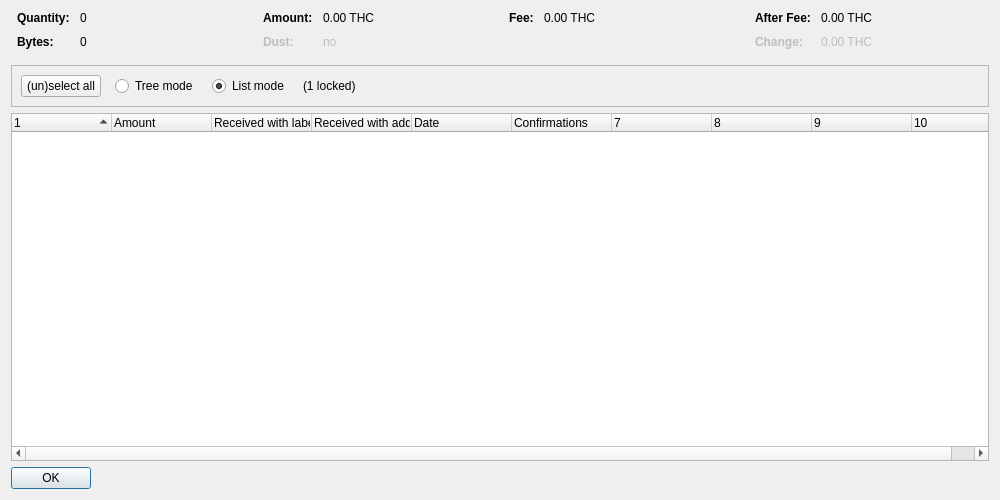
<?xml version="1.0" encoding="UTF-8"?>
<ui version="4.0">
 <class>CoinControlDialog</class>
 <widget class="QDialog" name="CoinControlDialog">
  <property name="geometry">
   <rect>
    <x>0</x>
    <y>0</y>
    <width>1000</width>
    <height>500</height>
   </rect>
  </property>
  <property name="windowTitle">
   <string>Coin Selection</string>
  </property>
  <layout class="QVBoxLayout" name="verticalLayout">
   <item>
    <layout class="QHBoxLayout" name="horizontalLayoutTop" stretch="0,0,0,0">
     <property name="topMargin">
      <number>0</number>
     </property>
     <property name="bottomMargin">
      <number>10</number>
     </property>
     <item>
      <layout class="QFormLayout" name="formLayoutCoinControl1">
       <property name="horizontalSpacing">
        <number>10</number>
       </property>
       <property name="verticalSpacing">
        <number>10</number>
       </property>
       <property name="leftMargin">
        <number>6</number>
       </property>
       <property name="rightMargin">
        <number>6</number>
       </property>
       <item row="0" column="0">
        <widget class="QLabel" name="labelCoinControlQuantityText">
         <property name="font">
          <font>
           <weight>75</weight>
           <bold>true</bold>
          </font>
         </property>
         <property name="text">
          <string>Quantity:</string>
         </property>
        </widget>
       </item>
       <item row="0" column="1">
        <widget class="QLabel" name="labelCoinControlQuantity">
         <property name="cursor">
          <cursorShape>IBeamCursor</cursorShape>
         </property>
         <property name="contextMenuPolicy">
          <enum>Qt::ActionsContextMenu</enum>
         </property>
         <property name="text">
          <string notr="true">0</string>
         </property>
         <property name="textInteractionFlags">
          <set>Qt::LinksAccessibleByMouse|Qt::TextSelectableByKeyboard|Qt::TextSelectableByMouse</set>
         </property>
        </widget>
       </item>
       <item row="1" column="0">
        <widget class="QLabel" name="labelCoinControlBytesText">
         <property name="font">
          <font>
           <weight>75</weight>
           <bold>true</bold>
          </font>
         </property>
         <property name="text">
          <string>Bytes:</string>
         </property>
        </widget>
       </item>
       <item row="1" column="1">
        <widget class="QLabel" name="labelCoinControlBytes">
         <property name="cursor">
          <cursorShape>IBeamCursor</cursorShape>
         </property>
         <property name="contextMenuPolicy">
          <enum>Qt::ActionsContextMenu</enum>
         </property>
         <property name="text">
          <string notr="true">0</string>
         </property>
         <property name="textInteractionFlags">
          <set>Qt::LinksAccessibleByMouse|Qt::TextSelectableByKeyboard|Qt::TextSelectableByMouse</set>
         </property>
        </widget>
       </item>
      </layout>
     </item>
     <item>
      <layout class="QFormLayout" name="formLayoutCoinControl2">
       <property name="horizontalSpacing">
        <number>10</number>
       </property>
       <property name="verticalSpacing">
        <number>10</number>
       </property>
       <property name="leftMargin">
        <number>6</number>
       </property>
       <property name="rightMargin">
        <number>6</number>
       </property>
       <item row="0" column="0">
        <widget class="QLabel" name="labelCoinControlAmountText">
         <property name="font">
          <font>
           <weight>75</weight>
           <bold>true</bold>
          </font>
         </property>
         <property name="text">
          <string>Amount:</string>
         </property>
        </widget>
       </item>
       <item row="0" column="1">
        <widget class="QLabel" name="labelCoinControlAmount">
         <property name="cursor">
          <cursorShape>IBeamCursor</cursorShape>
         </property>
         <property name="contextMenuPolicy">
          <enum>Qt::ActionsContextMenu</enum>
         </property>
         <property name="text">
          <string notr="true">0.00 THC</string>
         </property>
         <property name="textInteractionFlags">
          <set>Qt::LinksAccessibleByMouse|Qt::TextSelectableByKeyboard|Qt::TextSelectableByMouse</set>
         </property>
        </widget>
       </item>
       <item row="1" column="0">
        <widget class="QLabel" name="labelCoinControlLowOutputText">
         <property name="enabled">
          <bool>false</bool>
         </property>
         <property name="font">
          <font>
           <weight>75</weight>
           <bold>true</bold>
          </font>
         </property>
         <property name="text">
          <string>Dust:</string>
         </property>
        </widget>
       </item>
       <item row="1" column="1">
        <widget class="QLabel" name="labelCoinControlLowOutput">
         <property name="enabled">
          <bool>false</bool>
         </property>
         <property name="cursor">
          <cursorShape>IBeamCursor</cursorShape>
         </property>
         <property name="contextMenuPolicy">
          <enum>Qt::ActionsContextMenu</enum>
         </property>
         <property name="text">
          <string notr="true">no</string>
         </property>
         <property name="textInteractionFlags">
          <set>Qt::LinksAccessibleByMouse|Qt::TextSelectableByKeyboard|Qt::TextSelectableByMouse</set>
         </property>
        </widget>
       </item>
      </layout>
     </item>
     <item>
      <layout class="QFormLayout" name="formLayoutCoinControl3">
       <property name="horizontalSpacing">
        <number>10</number>
       </property>
       <property name="verticalSpacing">
        <number>10</number>
       </property>
       <property name="leftMargin">
        <number>6</number>
       </property>
       <property name="rightMargin">
        <number>6</number>
       </property>
       <item row="0" column="0">
        <widget class="QLabel" name="labelCoinControlFeeText">
         <property name="font">
          <font>
           <weight>75</weight>
           <bold>true</bold>
          </font>
         </property>
         <property name="text">
          <string>Fee:</string>
         </property>
        </widget>
       </item>
       <item row="0" column="1">
        <widget class="QLabel" name="labelCoinControlFee">
         <property name="cursor">
          <cursorShape>IBeamCursor</cursorShape>
         </property>
         <property name="contextMenuPolicy">
          <enum>Qt::ActionsContextMenu</enum>
         </property>
         <property name="text">
          <string notr="true">0.00 THC</string>
         </property>
         <property name="textInteractionFlags">
          <set>Qt::LinksAccessibleByMouse|Qt::TextSelectableByKeyboard|Qt::TextSelectableByMouse</set>
         </property>
        </widget>
       </item>
      </layout>
     </item>
     <item>
      <layout class="QFormLayout" name="formLayoutCoinControl4">
       <property name="horizontalSpacing">
        <number>10</number>
       </property>
       <property name="verticalSpacing">
        <number>10</number>
       </property>
       <property name="leftMargin">
        <number>6</number>
       </property>
       <property name="rightMargin">
        <number>6</number>
       </property>
       <item row="0" column="0">
        <widget class="QLabel" name="labelCoinControlAfterFeeText">
         <property name="font">
          <font>
           <weight>75</weight>
           <bold>true</bold>
          </font>
         </property>
         <property name="text">
          <string>After Fee:</string>
         </property>
        </widget>
       </item>
       <item row="0" column="1">
        <widget class="QLabel" name="labelCoinControlAfterFee">
         <property name="cursor">
          <cursorShape>IBeamCursor</cursorShape>
         </property>
         <property name="contextMenuPolicy">
          <enum>Qt::ActionsContextMenu</enum>
         </property>
         <property name="text">
          <string notr="true">0.00 THC</string>
         </property>
         <property name="textInteractionFlags">
          <set>Qt::LinksAccessibleByMouse|Qt::TextSelectableByKeyboard|Qt::TextSelectableByMouse</set>
         </property>
        </widget>
       </item>
       <item row="1" column="0">
        <widget class="QLabel" name="labelCoinControlChangeText">
         <property name="enabled">
          <bool>false</bool>
         </property>
         <property name="font">
          <font>
           <weight>75</weight>
           <bold>true</bold>
          </font>
         </property>
         <property name="text">
          <string>Change:</string>
         </property>
        </widget>
       </item>
       <item row="1" column="1">
        <widget class="QLabel" name="labelCoinControlChange">
         <property name="enabled">
          <bool>false</bool>
         </property>
         <property name="cursor">
          <cursorShape>IBeamCursor</cursorShape>
         </property>
         <property name="contextMenuPolicy">
          <enum>Qt::ActionsContextMenu</enum>
         </property>
         <property name="text">
          <string notr="true">0.00 THC</string>
         </property>
         <property name="textInteractionFlags">
          <set>Qt::LinksAccessibleByMouse|Qt::TextSelectableByKeyboard|Qt::TextSelectableByMouse</set>
         </property>
        </widget>
       </item>
      </layout>
     </item>
    </layout>
   </item>
   <item>
    <widget class="QFrame" name="frame">
     <property name="minimumSize">
      <size>
       <width>0</width>
       <height>40</height>
      </size>
     </property>
     <property name="frameShape">
      <enum>QFrame::StyledPanel</enum>
     </property>
     <property name="frameShadow">
      <enum>QFrame::Sunken</enum>
     </property>
     <layout class="QHBoxLayout" name="horizontalLayout">
      <item>
       <layout class="QHBoxLayout" name="horizontalLayoutPanel" stretch="0,0,0,0,0">
        <property name="spacing">
         <number>14</number>
        </property>
        <item>
         <widget class="QPushButton" name="pushButtonSelectAll">
          <property name="sizePolicy">
           <sizepolicy hsizetype="Maximum" vsizetype="Fixed">
            <horstretch>0</horstretch>
            <verstretch>0</verstretch>
           </sizepolicy>
          </property>
          <property name="text">
           <string>(un)select all</string>
          </property>
          <property name="autoDefault">
           <bool>false</bool>
          </property>
         </widget>
        </item>
        <item>
         <widget class="QRadioButton" name="radioTreeMode">
          <property name="sizePolicy">
           <sizepolicy hsizetype="Maximum" vsizetype="Fixed">
            <horstretch>0</horstretch>
            <verstretch>0</verstretch>
           </sizepolicy>
          </property>
          <property name="text">
           <string>Tree mode</string>
          </property>
         </widget>
        </item>
        <item>
         <widget class="QRadioButton" name="radioListMode">
          <property name="sizePolicy">
           <sizepolicy hsizetype="Maximum" vsizetype="Fixed">
            <horstretch>0</horstretch>
            <verstretch>0</verstretch>
           </sizepolicy>
          </property>
          <property name="text">
           <string>List mode</string>
          </property>
          <property name="checked">
           <bool>true</bool>
          </property>
         </widget>
        </item>
        <item>
         <widget class="QLabel" name="labelLocked">
          <property name="text">
           <string notr="true">(1 locked)</string>
          </property>
         </widget>
        </item>
        <item>
         <spacer name="horizontalSpacer">
          <property name="orientation">
           <enum>Qt::Horizontal</enum>
          </property>
          <property name="sizeHint" stdset="0">
           <size>
            <width>40</width>
            <height>20</height>
           </size>
          </property>
         </spacer>
        </item>
       </layout>
      </item>
     </layout>
    </widget>
   </item>
   <item>
    <widget class="CoinControlTreeWidget" name="treeWidget">
     <property name="contextMenuPolicy">
      <enum>Qt::CustomContextMenu</enum>
     </property>
     <property name="sortingEnabled">
      <bool>false</bool>
     </property>
     <property name="columnCount">
      <number>10</number>
     </property>
     <attribute name="headerShowSortIndicator" stdset="0">
      <bool>true</bool>
     </attribute>
     <attribute name="headerStretchLastSection">
      <bool>false</bool>
     </attribute>
     <column>
      <property name="text">
       <string/>
      </property>
     </column>
     <column>
      <property name="text">
       <string>Amount</string>
      </property>
     </column>
     <column>
      <property name="text">
       <string>Received with label</string>
      </property>
     </column>
     <column>
      <property name="text">
       <string>Received with address</string>
      </property>
     </column>
     <column>
      <property name="text">
       <string>Date</string>
      </property>
     </column>
     <column>
      <property name="text">
       <string>Confirmations</string>
      </property>
      <property name="toolTip">
       <string>Confirmed</string>
      </property>
     </column>
     <column>
      <property name="text">
       <string/>
      </property>
     </column>
     <column>
      <property name="text">
       <string/>
      </property>
     </column>
     <column>
      <property name="text">
       <string/>
      </property>
     </column>
     <column>
      <property name="text">
       <string/>
      </property>
     </column>
    </widget>
   </item>
   <item>
    <widget class="QDialogButtonBox" name="buttonBox">
     <property name="sizePolicy">
      <sizepolicy hsizetype="Maximum" vsizetype="Fixed">
       <horstretch>0</horstretch>
       <verstretch>0</verstretch>
      </sizepolicy>
     </property>
     <property name="orientation">
      <enum>Qt::Horizontal</enum>
     </property>
     <property name="standardButtons">
      <set>QDialogButtonBox::Ok</set>
     </property>
    </widget>
   </item>
  </layout>
 </widget>
 <customwidgets>
  <customwidget>
   <class>CoinControlTreeWidget</class>
   <extends>QTreeWidget</extends>
   <header>qt/coincontroltreewidget.h</header>
  </customwidget>
 </customwidgets>
 <resources/>
 <connections/>
</ui>
